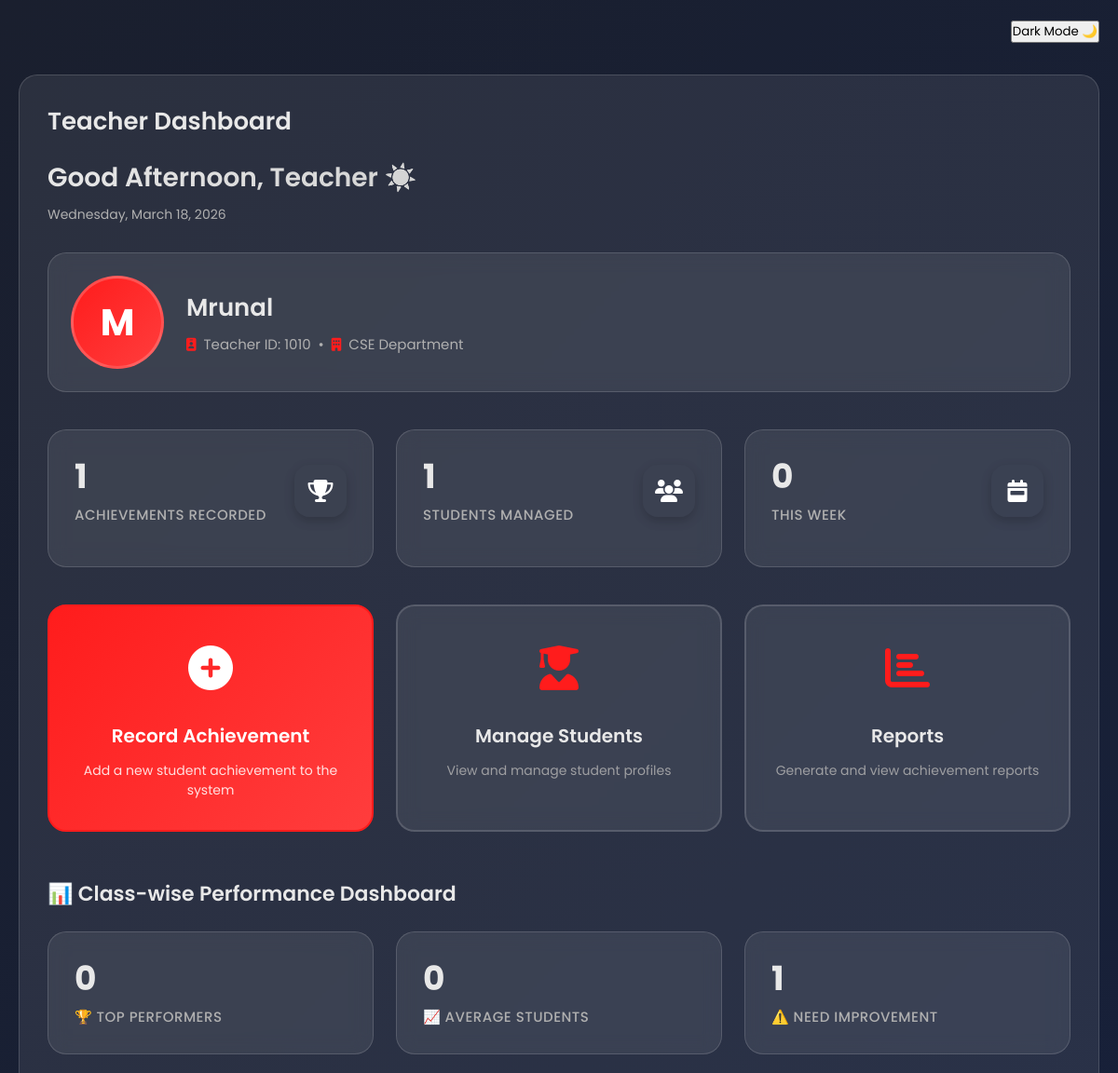
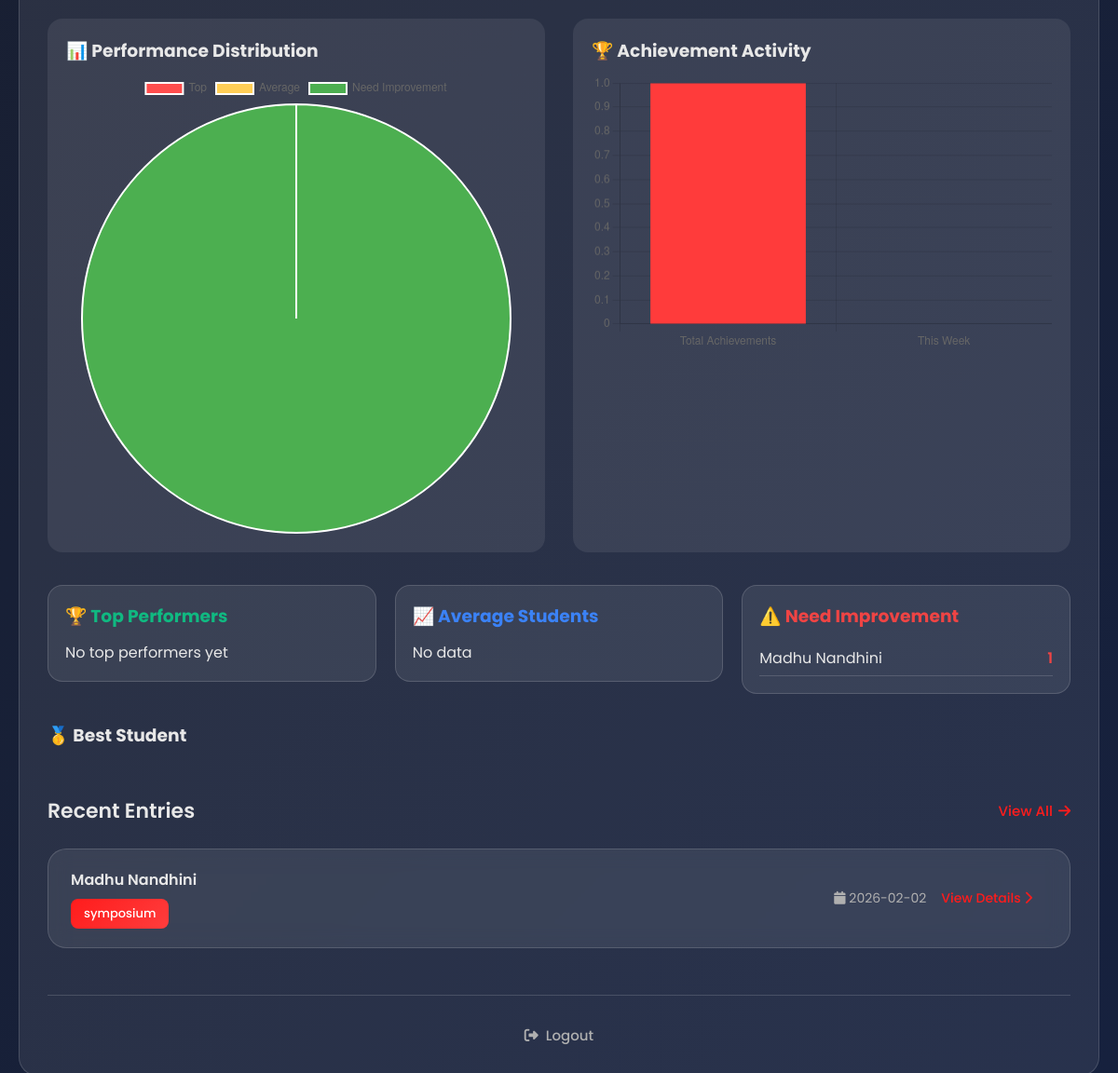
The app's page /teacher-dashboard (signed in) with its own data (2 pictures, top to bottom).
### tables this page shows
CREATE TABLE student (
            student_name TEXT NOT NULL,
            student_id TEXT PRIMARY KEY,
            email TEXT UNIQUE NOT NULL,
            phone_number TEXT,
            password TEXT NOT NULL,
            student_gender TEXT,
            student_dept TEXT
        , profile_picture TEXT, is_approved BOOLEAN DEFAULT 1, created_at TIMESTAMP);

CREATE TABLE achievements (
                id INTEGER PRIMARY KEY AUTOINCREMENT,
                teacher_id TEXT NOT NULL,
                student_id TEXT NOT NULL,
                achievement_type TEXT NOT NULL,
                event_name TEXT NOT NULL,
                achievement_date DATE NOT NULL,
                organizer TEXT NOT NULL,
                position TEXT NOT NULL,
                achievement_description TEXT,
                certificate_path TEXT,

                symposium_theme TEXT,
                programming_language TEXT,
                coding_platform TEXT,
                paper_title TEXT,
                journal_name TEXT,
                conference_level TEXT,
                conference_role TEXT,
                team_size INTEGER,
                project_title TEXT,
                database_type TEXT,
                difficulty_level TEXT,
                other_description TEXT,

                certificate_hash TEXT UNIQUE, 
                created_at TIMESTAMP DEFAULT CURRENT_TIMESTAMP,

                FOREIGN KEY (student_id) REFERENCES student(student_id),
                FOREIGN KEY (teacher_id) REFERENCES teacher(teacher_id)
            );

### app.py (the view)
@app.route("/teacher-dashboard", endpoint="teacher-dashboard")
def teacher_dashboard():
    if not session.get("logged_in"):
        return redirect(url_for("teacher"))
    teacher_id = session.get("teacher_id")
    teacher_data = {
        "id": teacher_id,
        "name": session.get("teacher_name"),
        "dept": session.get("teacher_dept"),
    }
    connection = sqlite3.connect(DB_PATH)
    connection.row_factory = sqlite3.Row
    cursor = connection.cursor()
    ensure_achievements_schema(connection)
    cursor.execute("SELECT COUNT(*) FROM achievements WHERE teacher_id = ?", (teacher_id,))
    total_achievements = cursor.fetchone()[0]
    cursor.execute("SELECT COUNT(DISTINCT student_id) FROM achievements WHERE teacher_id = ?", (teacher_id,))
    students_managed = cursor.fetchone()[0]
    one_week_ago = (datetime.datetime.now() - datetime.timedelta(days=7)).strftime("%Y-%m-%d")
    cursor.execute("SELECT COUNT(*) FROM achievements WHERE teacher_id = ? AND achievement_date >= ?",
                   (teacher_id, one_week_ago))
    this_week_count = cursor.fetchone()[0]
    cursor.execute("""
        SELECT a.id, a.student_id, s.student_name, a.achievement_type,
               a.event_name, a.achievement_date
        FROM achievements a
        JOIN student s ON a.student_id = s.student_id
        WHERE a.teacher_id = ?
        ORDER BY a.created_at DESC
        LIMIT 5
    """, (teacher_id,))
    recent_entries = cursor.fetchall()
    stats = {
        "total_achievements": total_achievements,
        "students_managed": students_managed,
        "this_week": this_week_count,
    }
    cursor.execute("""
        SELECT student_id, COUNT(*) as total
        FROM achievements
        WHERE teacher_id = ?
        GROUP BY student_id
    """, (teacher_id,))
    rows = cursor.fetchall()
    top_students = []
    avg_students = []
    low_students = []
    for r in rows:
        sid = r["student_id"]
        total = r["total"]
        cursor.execute("SELECT student_name FROM student WHERE student_id = ?", (sid,))
        name_row = cursor.fetchone()
        name = name_row["student_name"] if name_row else sid
        if total >= 5:
            top_students.append((name, total))
        elif total >= 2:
            avg_students.append((name, total))
        else:
            low_students.append((name, total))
    top_count = len(top_students)
    avg_count = len(avg_students)
    low_count = len(low_students)
    return render_template(
       "teacher_dashboard.html",
        teacher=teacher_data,
        stats=stats,
        recent_entries=recent_entries,
        top_students=top_students,
        avg_students=avg_students,
        low_students=low_students,
        top_count=top_count,
        avg_count=avg_count,
        low_count=low_count
       )

### app.py (called while the page is built)
@app.context_processor
def inject_firebase_config():
    if FIREBASE_AVAILABLE:
        return dict(firebase_config=get_firebase_config())
    else:
        return dict(firebase_config=DEFAULT_FIREBASE_CONFIG)

def ensure_achievements_schema(connection):
    cursor = connection.cursor()
    cursor.execute("PRAGMA table_info(achievements)")
    columns = cursor.fetchall()
    column_names = [c[1] for c in columns]
    if "teacher_id" not in column_names:
        cursor.execute("ALTER TABLE achievements ADD COLUMN teacher_id TEXT DEFAULT 'unknown'")
    if "created_at" not in column_names:
        cursor.execute("ALTER TABLE achievements ADD COLUMN created_at TEXT")
        cursor.execute("UPDATE achievements SET created_at = CURRENT_TIMESTAMP WHERE created_at IS NULL")
    if "certificate_hash" not in column_names:
        cursor.execute("ALTER TABLE achievements ADD COLUMN certificate_hash TEXT")
    cursor.execute("CREATE UNIQUE INDEX IF NOT EXISTS idx_cert_hash ON achievements (certificate_hash)")
    connection.commit()

@app.context_processor
def inject_csrf():
    return {"csrf_token": lambda: ""}

### firebase_config.py (called while the page is built)
def get_firebase_config():
    return FIREBASE_CONFIG

### templates/teacher_dashboard.html (shortened to what this page needs)
<!DOCTYPE html>
<html lang="en">
<head>
  <link rel="stylesheet" href="{{ url_for('static', filename = 'styles.css') }}" />
  <link rel="stylesheet" href="https://cdnjs.cloudflare.com/ajax/libs/font-awesome/6.4.0/css/all.min.css">
</head>
<body style="height: auto; align-items: flex-start; padding-top: 80px;">
  <div class="toggle-container">
    <button id="mode-toggle">Dark Mode 🌙</button>
  </div>
  <div class="container dashboard-container">
    <div class="title">Teacher Dashboard</div>
    <div class="content">
      <div class="dashboard-header">
        <div class="greeting-section">
          <div class="greeting-text" id="greeting">Good Morning, Teacher 👋</div>
          <div class="date-text" id="date"></div>
        </div>
        <div class="teacher-info">
          <div class="teacher-avatar">{{ teacher.name[0] }}</div>
          <div class="teacher-details">
            <h2>{{ teacher.name }}</h2>
            <p>
              <i class="fas fa-id-badge"></i>
              <span>Teacher ID: {{ teacher.id }}</span>
              <span>•</span>
              <i class="fas fa-building"></i>
              <span>{{ teacher.dept }} Department</span>
            </p>
          </div>
        </div>
      </div>
      <div class="dashboard-stats">
        <div class="stat-card achievement">
          <div class="stat-header">
            <div>
              <div class="stat-number">{{ stats.total_achievements }}</div>
              <div class="stat-label">Achievements Recorded</div>
            </div>
            <div class="stat-icon">
              <i class="fas fa-trophy"></i>
            </div>
          </div>
        </div>
        <div class="stat-card students">
          <div class="stat-header">
            <div>
              <div class="stat-number">{{ stats.students_managed }}</div>
              <div class="stat-label">Students Managed</div>
            </div>
            <div class="stat-icon">
              <i class="fas fa-users"></i>
            </div>
          </div>
        </div>
        <div class="stat-card week">
          <div class="stat-header">
            <div>
              <div class="stat-number">{{ stats.this_week }}</div>
              <div class="stat-label">This Week</div>
            </div>
            <div class="stat-icon">
              <i class="fas fa-calendar-week"></i>
            </div>
          </div>
        </div>
      </div>
      <div class="dashboard-actions">
        <a href="{{ url_for('teacher-achievements') }}" class="dashboard-action primary">
          <div class="action-icon">
            <i class="fas fa-plus-circle"></i>
          </div>
          <div class="action-title">Record Achievement</div>
          <div class="action-description">Add a new student achievement to the system</div>
        </a>
        <a href="#" class="dashboard-action">
          <div class="action-icon">
            <i class="fas fa-user-graduate"></i>
          </div>
          <div class="action-title">Manage Students</div>
          <div class="action-description">View and manage student profiles</div>
        </a>
        <a href="#" class="dashboard-action">
          <div class="action-icon">
            <i class="fas fa-chart-bar"></i>
          </div>
          <div class="action-title">Reports</div>
          <div class="action-description">Generate and view achievement reports</div>
        </a>
      </div>
    <div class="recent-section">
     <div class="section-header">
       <div class="section-title">📊 Class-wise Performance Dashboard</div>
     </div>
    <div class="dashboard-stats">
      <div class="stat-card achievement">
        <div class="stat-number">{{ top_count }}</div>
        <div class="stat-label">🏆 Top Performers</div>
      </div>
      <div class="stat-card students">
        <div class="stat-number">{{ avg_count }}</div>
        <div class="stat-label">📈 Average Students</div>
      </div>
      <div class="stat-card week">
        <div class="stat-number">{{ low_count }}</div>
        <div class="stat-label">⚠️ Need Improvement</div>
      </div>
    </div>
    <div style="display:flex; gap:30px; flex-wrap:wrap; margin-top:20px">
    <div style="flex:1; min-width:300px; background:var(--glass-bg); padding:20px; border-radius:16px;">
      <h3 style="margin-bottom:10px">📊 Performance Distribution</h3>
      <canvas
        id="performanceChart"
        height="180"
        data-top="{{ top_count|default(0) }}"
        data-avg="{{ avg_count|default(0) }}"
        data-low="{{ low_count|default(0) }}">
      </canvas>
    </div>
    <div style="flex:1; min-width:300px; background:var(--glass-bg); padding:20px; border-radius:16px;">
      <h3 style="margin-bottom:10px">🏆 Achievement Activity</h3>
      <canvas
        id="activityChart"
        height="180"
        data-total="{{ stats.total_achievements|default(0) }}"
        data-week="{{ stats.this_week|default(0) }}">
      </canvas>
    </div>
    </div>
    <div style="margin-top:35px">
    <div style="
      display:grid;
      grid-template-columns: repeat(auto-fit, minmax(260px,1fr));
      gap:20px;
      align-items:start;
    ">
    <div style="
      background:var(--glass-bg);
      padding:18px;
      border-radius:16px;
      border:1px solid var(--border-color);
      box-shadow:var(--shadow-sm);
    ">
    <h3 style="margin-bottom:12px;color:#10b981">🏆 Top Performers</h3>
    {% for s in top_students %}
      <div style="padding:6px 0;border-bottom:1px solid var(--border-color)">
        {{ s[0] }}
        <span style="float:right;color:#10b981;font-weight:600">
          {{ s[1] }}
        </span>
      </div>
    {% else %}
      <div>No top performers yet</div>
    {% endfor %}
    </div>
    <div style="
      background:var(--glass-bg);
      padding:18px;
      border-radius:16px;
      border:1px solid var(--border-color);
      box-shadow:var(--shadow-sm);
    ">
    <h3 style="margin-bottom:12px;color:#3b82f6">📈 Average Students</h3>
    {% for s in avg_students %}
      <div style="padding:6px 0;border-bottom:1px solid var(--border-color)">
        {{ s[0] }}
        <span style="float:right;color:#3b82f6;font-weight:600">
          {{ s[1] }}
        </span>
      </div>
    {% else %}
      <div>No data</div>
    {% endfor %}
    </div>
    <div style="
      background:var(--glass-bg);
      padding:18px;
      border-radius:16px;
      border:1px solid var(--border-color);
      box-shadow:var(--shadow-sm);
    ">
    <h3 style="margin-bottom:12px;color:#ef4444">⚠️ Need Improvement</h3>
      {% for s in low_students %}
         <div style="padding:6px 0;border-bottom:1px solid var(--border-color)">
            {{ s[0] }}
           <span style="float:right;color:#ef4444;font-weight:600">
             {{ s[1] }}
           </span>
        </div>
     {% else %}
      <div>No data</div>
     {% endfor %}
   </div>
 </div>
    <script>
    document.addEventListener("DOMContentLoaded", function () {
      // ================= LEFT PIE CHART =================
      const perfCanvas = document.getElementById("performanceChart");
      const top = parseInt(perfCanvas.dataset.top) || 0;
      const avg = parseInt(perfCanvas.dataset.avg) || 0;
      const low = parseInt(perfCanvas.dataset.low) || 0;
      new Chart(perfCanvas, {
          type: "pie",
          data: {
              labels: ["Top", "Average", "Need Improvement"],
              datasets: [{
                  data: [top, avg, low],
                  backgroundColor:['#ff4d4d','#ffce56','#4caf50'],
              }]
          },
          options: { responsive: true }
      });
      // ================= RIGHT BAR CHART =================
      const actCanvas = document.getElementById("activityChart");
      const total = parseInt(actCanvas.dataset.total) || 0;
      const week = parseInt(actCanvas.dataset.week) || 0;
      new Chart(actCanvas, {
          type: "bar",
          data: {
              labels: ["Total Achievements", "This Week"],
              datasets: [{
                  data: [total, week],
                  backgroundColor: ["#ff3b3b", "#f59e0b"]
              }]
          },
          options: {
              responsive: true,
              plugins: { legend: { display:false } }
          }
      });
    });
    </script>
    <div style="margin-top:30px">
    <h3 style="margin-bottom:15px">🥇 Best Student</h3>
      <div class="recent-section">
        <div class="section-header">
          <div class="section-title">Recent Entries</div>
          <a href="#" class="view-all">
            View All
            <i class="fas fa-arrow-right"></i>
          </a>
        </div>
        <div class="recent-entries">
          {% if recent_entries %}
            {% for entry in recent_entries %}
              <div class="entry-item">
                <div class="entry-details">
                  <span class="student-name">{{ entry.student_name }}</span>
                  <span class="achievement-type">{{ entry.achievement_type }}</span>
                </div>
                <div class="entry-date">
                  <i class="fas fa-calendar"></i>
                  {{ entry.achievement_date }}
                </div>
                <div class="entry-action">
                  <a href="#">
                    View Details
                    <i class="fas fa-chevron-right"></i>
                  </a>
                </div>
              </div>
            {% endfor %}
          {% endif %}
        </div>
      </div>
      <div class="logout-section">
        <a href="{{ url_for('home') }}">
          <i class="fas fa-sign-out-alt"></i>
          Logout
        </a>
      </div>
    </div>
  </div>
</body>
</html>

### static/styles.css (style rules this page uses)
:root { --bg-color: #0f1419; --bg-gradient: linear-gradient(135deg, #1a1f2e 0%, #16213e 100%); --glass-bg: rgba(255, 255, 255, 0.08); --text-color: #e8e8e8; --text-secondary: #b0b0b0; --primary-color: #ff1c1c; --primary-hover: #ff3d3d; --border-color: rgba(255, 255, 255, 0.15); }
* { margin: 0; padding: 0; box-sizing: border-box; font-family: 'Poppins', sans-serif; }
body { min-height: 100vh; background: var(--bg-gradient); background-color: var(--bg-color); color: var(--text-color); padding: 20px; }
.container { max-width: 1200px; width: 100%; background: var(--glass-bg); border-radius: 20px; padding: 30px; border: 1px solid var(--border-color); margin: 0 auto; }
.title::before { display: none; }
.title { font-size: 26px; font-weight: 600; margin-bottom: 20px; }
.title::before { content: ""; position: absolute; bottom: -6px; left: 0; width: 50px; height: 3px; background: var(--primary-color); border-radius: 5px; }
.toggle-container { position: fixed; top: 20px; right: 20px; z-index: 1001; }

### records on screen
student: dept "CSE", student_name "Madhu Nandhini", is_approved "1"
achievements: student_name "Madhu Nandhini", achievement_type "symposium", achievement_date "2026-02-02"

### other values on screen
{{ teacher.name[0] }} "M"
{{ teacher.name }} "Mrunal"
{{ teacher.id }} "1010"
{{ stats.total_achievements }} "1"
{{ stats.students_managed }} "1"
{{ stats.this_week }} "0"
{{ top_count }} "0"
{{ avg_count }} "0"
{{ low_count }} "1"
